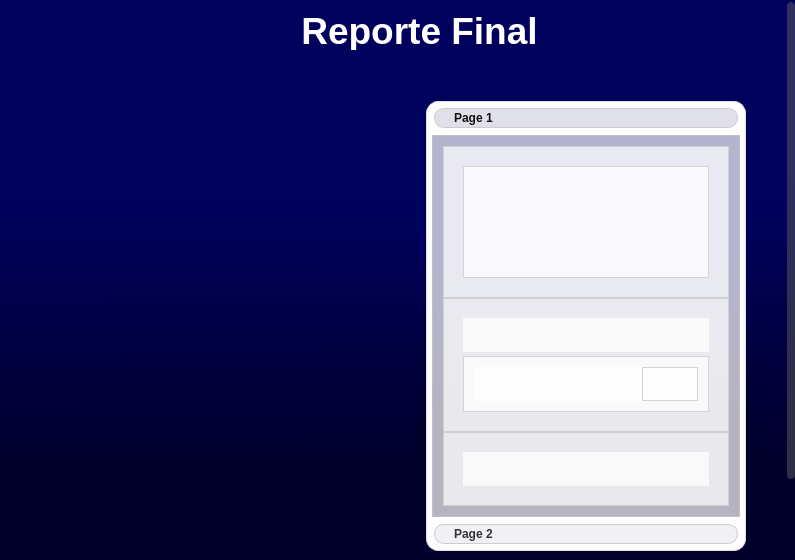
<?xml version="1.0" encoding="UTF-8"?>
<ui version="4.0">
 <class>formGraficoRT</class>
 <widget class="QWidget" name="formGraficoRT">
  <property name="geometry">
   <rect>
    <x>0</x>
    <y>0</y>
    <width>795</width>
    <height>560</height>
   </rect>
  </property>
  <property name="windowTitle">
   <string>Form</string>
  </property>
  <property name="styleSheet">
   <string notr="true">QWidget{
background-color: qlineargradient(spread:pad, x1:0.488, y1:0, x2:0.495, y2:1, stop:0.306818 rgba(0, 0, 93, 255), stop:0.710227 rgba(0, 0, 45, 255))
}

QFrame{
	background-color: transparent
}

QScrollArea {
    border: none;
    background: transparent; /* Opcional */
}


   QScrollBar:vertical {
        background: transparent;
        width: 8px;
        margin: 2px 0 2px 0;
    }

    QScrollBar::handle:vertical {
        background-color: rgba(100, 100, 100, 120);  /* color gris suave */
        min-height: 25px;
        border-radius: 4px;
    }

    QScrollBar::handle:vertical:hover {
        background-color: rgba(80, 80, 80, 160);  /* más oscuro al pasar el mouse */
    }

    QScrollBar::add-line:vertical, QScrollBar::sub-line:vertical {
        height: 0px;
        background: none;
    }

    QScrollBar::add-page:vertical, QScrollBar::sub-page:vertical {
        background: none;
    }

    QScrollBar:horizontal {
        background: transparent;
        height: 8px;
        margin: 0 2px 0 2px;
    }

    QScrollBar::handle:horizontal {
        background-color: rgba(100, 100, 100, 120);
        min-width: 25px;
        border-radius: 4px;
    }

    QScrollBar::handle:horizontal:hover {
        background-color: rgba(80, 80, 80, 160);
    }

    QScrollBar::add-line:horizontal, QScrollBar::sub-line:horizontal {
        width: 0px;
        background: none;
    }

    QScrollBar::add-page:horizontal, QScrollBar::sub-page:horizontal {
        background: none;
    }</string>
  </property>
  <layout class="QVBoxLayout" name="verticalLayout">
   <property name="spacing">
    <number>0</number>
   </property>
   <property name="leftMargin">
    <number>0</number>
   </property>
   <property name="topMargin">
    <number>0</number>
   </property>
   <property name="rightMargin">
    <number>0</number>
   </property>
   <property name="bottomMargin">
    <number>0</number>
   </property>
   <item>
    <widget class="QScrollArea" name="scrollArea">
     <property name="widgetResizable">
      <bool>true</bool>
     </property>
     <widget class="QWidget" name="scrollAreaWidgetContents">
      <property name="geometry">
       <rect>
        <x>0</x>
        <y>0</y>
        <width>787</width>
        <height>652</height>
       </rect>
      </property>
      <layout class="QVBoxLayout" name="verticalLayout_2" stretch="1,9,1">
       <property name="spacing">
        <number>0</number>
       </property>
       <property name="leftMargin">
        <number>0</number>
       </property>
       <property name="topMargin">
        <number>0</number>
       </property>
       <property name="rightMargin">
        <number>0</number>
       </property>
       <property name="bottomMargin">
        <number>0</number>
       </property>
       <item>
        <widget class="QFrame" name="frameTop">
         <property name="minimumSize">
          <size>
           <width>0</width>
           <height>60</height>
          </size>
         </property>
         <property name="frameShape">
          <enum>QFrame::StyledPanel</enum>
         </property>
         <property name="frameShadow">
          <enum>QFrame::Raised</enum>
         </property>
         <layout class="QHBoxLayout" name="horizontalLayout_2">
          <item>
           <widget class="QPushButton" name="botonAtras">
            <property name="minimumSize">
             <size>
              <width>45</width>
              <height>45</height>
             </size>
            </property>
            <property name="maximumSize">
             <size>
              <width>45</width>
              <height>45</height>
             </size>
            </property>
            <property name="styleSheet">
             <string notr="true">QPushButton {
    background-color: #000000ff;
	border-radius: 20px;
}
QPushButton:hover {
    background-color:  rgba(255, 255, 255, 0.4);
	border-radius: 20px;
}
QPushButton:pressed {
    background-color: white;
	border-radius: 20px;
}</string>
            </property>
            <property name="text">
             <string/>
            </property>
            <property name="icon">
             <iconset>
              <normaloff>graficas/iconos/angulo-izquierdo.png</normaloff>graficas/iconos/angulo-izquierdo.png</iconset>
            </property>
            <property name="iconSize">
             <size>
              <width>30</width>
              <height>30</height>
             </size>
            </property>
           </widget>
          </item>
          <item>
           <spacer name="horizontalSpacer">
            <property name="orientation">
             <enum>Qt::Horizontal</enum>
            </property>
            <property name="sizeHint" stdset="0">
             <size>
              <width>258</width>
              <height>20</height>
             </size>
            </property>
           </spacer>
          </item>
          <item>
           <widget class="QLabel" name="label">
            <property name="text">
             <string>&lt;html&gt;&lt;head/&gt;&lt;body&gt;&lt;p align=&quot;center&quot;&gt;&lt;span style=&quot; font-size:28pt; font-weight:700; color:#ffffff;&quot;&gt;Reporte Final&lt;/span&gt;&lt;/p&gt;&lt;/body&gt;&lt;/html&gt;</string>
            </property>
           </widget>
          </item>
          <item>
           <spacer name="horizontalSpacer_2">
            <property name="orientation">
             <enum>Qt::Horizontal</enum>
            </property>
            <property name="sizeHint" stdset="0">
             <size>
              <width>257</width>
              <height>20</height>
             </size>
            </property>
           </spacer>
          </item>
         </layout>
        </widget>
       </item>
       <item>
        <widget class="QFrame" name="frameMedium">
         <property name="frameShape">
          <enum>QFrame::StyledPanel</enum>
         </property>
         <property name="frameShadow">
          <enum>QFrame::Raised</enum>
         </property>
         <layout class="QHBoxLayout" name="horizontalLayout" stretch="1,1">
          <property name="spacing">
           <number>0</number>
          </property>
          <property name="leftMargin">
           <number>0</number>
          </property>
          <property name="topMargin">
           <number>0</number>
          </property>
          <property name="rightMargin">
           <number>0</number>
          </property>
          <property name="bottomMargin">
           <number>0</number>
          </property>
          <item>
           <widget class="QFrame" name="frameGrafica">
            <property name="frameShape">
             <enum>QFrame::StyledPanel</enum>
            </property>
            <property name="frameShadow">
             <enum>QFrame::Raised</enum>
            </property>
            <layout class="QVBoxLayout" name="verticalLayout_8">
             <property name="spacing">
              <number>20</number>
             </property>
             <property name="leftMargin">
              <number>20</number>
             </property>
             <property name="topMargin">
              <number>20</number>
             </property>
             <property name="rightMargin">
              <number>20</number>
             </property>
             <property name="bottomMargin">
              <number>20</number>
             </property>
             <item>
              <widget class="QLabel" name="grafica">
               <property name="text">
                <string/>
               </property>
              </widget>
             </item>
            </layout>
           </widget>
          </item>
          <item>
           <widget class="QFrame" name="frame_2">
            <property name="minimumSize">
             <size>
              <width>400</width>
              <height>0</height>
             </size>
            </property>
            <property name="styleSheet">
             <string notr="true">QStackedWidget {
    background-color: trasparent; /* Totalmente transparente */
}
</string>
            </property>
            <property name="frameShape">
             <enum>QFrame::StyledPanel</enum>
            </property>
            <property name="frameShadow">
             <enum>QFrame::Raised</enum>
            </property>
            <layout class="QVBoxLayout" name="verticalLayout_3">
             <property name="spacing">
              <number>30</number>
             </property>
             <property name="leftMargin">
              <number>30</number>
             </property>
             <property name="topMargin">
              <number>30</number>
             </property>
             <property name="rightMargin">
              <number>30</number>
             </property>
             <property name="bottomMargin">
              <number>30</number>
             </property>
             <item>
              <widget class="QStackedWidget" name="stackedWidget">
               <property name="styleSheet">
                <string notr="true">QFrame {
    background-color: transparent; /* Totalmente transparente */
}
QStackedWidget {
    background-color: transparent; /* Totalmente transparente */
}
</string>
               </property>
               <property name="currentIndex">
                <number>1</number>
               </property>
               <widget class="QWidget" name="pageRT">
                <property name="styleSheet">
                 <string notr="true"/>
                </property>
                <layout class="QVBoxLayout" name="verticalLayout_9">
                 <item>
                  <widget class="QFrame" name="infoRT">
                   <property name="styleSheet">
                    <string notr="true">QFrame {
    background-color: rgba(255, 255, 255, 180);
    border-radius: 12px;
    border: 10px solid white;
    padding: 10px;
}
</string>
                   </property>
                   <property name="frameShape">
                    <enum>QFrame::StyledPanel</enum>
                   </property>
                   <property name="frameShadow">
                    <enum>QFrame::Raised</enum>
                   </property>
                  </widget>
                 </item>
                </layout>
               </widget>
               <widget class="QWidget" name="pageCombinada_2">
                <layout class="QVBoxLayout" name="verticalLayout_5">
                 <item>
                  <widget class="QToolBox" name="tollboxCombinada">
                   <property name="minimumSize">
                    <size>
                     <width>0</width>
                     <height>450</height>
                    </size>
                   </property>
                   <property name="styleSheet">
                    <string notr="true">QToolBox {
    background: #fefefe; /* Fondo tipo tarjeta */
    border: 1px solid #ddd;
    border-radius: 12px;
    padding: 5px;
    font: 12pt &quot;Segoe UI&quot;;
    color: #333;
}

QToolBox::tab {
    background: #f0f0f5;
    border: 1px solid #ccc;
    border-radius: 10px;
    padding: 1px 15px;
    margin: 1px 2px;
    font-weight: 500;
    color: #333;
}

QToolBox::tab:selected {
    background: #e0e0e8;
    font-weight: bold;
    color: #111;
}

QToolBox::tab:hover {
    background: #eaeaf0;
}
</string>
                   </property>
                   <property name="currentIndex">
                    <number>0</number>
                   </property>
                   <widget class="QWidget" name="pageRT_2">
                    <property name="geometry">
                     <rect>
                      <x>0</x>
                      <y>0</y>
                      <width>308</width>
                      <height>368</height>
                     </rect>
                    </property>
                    <attribute name="label">
                     <string>Page 1</string>
                    </attribute>
                    <layout class="QVBoxLayout" name="verticalLayout_6">
                     <property name="spacing">
                      <number>0</number>
                     </property>
                     <property name="leftMargin">
                      <number>0</number>
                     </property>
                     <property name="topMargin">
                      <number>0</number>
                     </property>
                     <property name="rightMargin">
                      <number>0</number>
                     </property>
                     <property name="bottomMargin">
                      <number>0</number>
                     </property>
                     <item>
                      <widget class="QScrollArea" name="scrollArea_2">
                       <property name="widgetResizable">
                        <bool>true</bool>
                       </property>
                       <widget class="QWidget" name="scrollAreaWidgetContents_2">
                        <property name="geometry">
                         <rect>
                          <x>0</x>
                          <y>0</y>
                          <width>308</width>
                          <height>368</height>
                         </rect>
                        </property>
                        <layout class="QVBoxLayout" name="verticalLayout_7">
                         <property name="spacing">
                          <number>0</number>
                         </property>
                         <property name="leftMargin">
                          <number>0</number>
                         </property>
                         <property name="topMargin">
                          <number>0</number>
                         </property>
                         <property name="rightMargin">
                          <number>0</number>
                         </property>
                         <property name="bottomMargin">
                          <number>0</number>
                         </property>
                         <item>
                          <widget class="QFrame" name="contenidoTR">
                           <property name="styleSheet">
                            <string notr="true">QFrame {
    background-color: rgba(255, 255, 255, 180); /* Fondo blanco con transparencia */
    padding: 10px;
}
</string>
                           </property>
                           <property name="frameShape">
                            <enum>QFrame::StyledPanel</enum>
                           </property>
                           <property name="frameShadow">
                            <enum>QFrame::Raised</enum>
                           </property>
                           <layout class="QVBoxLayout" name="verticalLayout_10">
                            <property name="spacing">
                             <number>0</number>
                            </property>
                            <property name="leftMargin">
                             <number>0</number>
                            </property>
                            <property name="topMargin">
                             <number>0</number>
                            </property>
                            <property name="rightMargin">
                             <number>0</number>
                            </property>
                            <property name="bottomMargin">
                             <number>0</number>
                            </property>
                            <item>
                             <widget class="QFrame" name="frame">
                              <property name="styleSheet">
                               <string notr="true">QFrame {
    background-color: rgba(255, 255, 255, 180); /* Fondo blanco con transparencia */
    padding: 10px;
}
</string>
                              </property>
                              <property name="frameShape">
                               <enum>QFrame::StyledPanel</enum>
                              </property>
                              <property name="frameShadow">
                               <enum>QFrame::Raised</enum>
                              </property>
                              <layout class="QVBoxLayout" name="verticalLayout_11">
                               <item>
                                <widget class="QTableWidget" name="tableRT"/>
                               </item>
                              </layout>
                             </widget>
                            </item>
                            <item>
                             <widget class="QFrame" name="frame_3">
                              <property name="frameShape">
                               <enum>QFrame::StyledPanel</enum>
                              </property>
                              <property name="frameShadow">
                               <enum>QFrame::Raised</enum>
                              </property>
                              <layout class="QVBoxLayout" name="verticalLayout_12">
                               <property name="spacing">
                                <number>4</number>
                               </property>
                               <item>
                                <widget class="QLabel" name="labelResumeSabine">
                                 <property name="text">
                                  <string/>
                                 </property>
                                </widget>
                               </item>
                               <item>
                                <widget class="QFrame" name="frameIndicador">
                                 <property name="styleSheet">
                                  <string notr="true"/>
                                 </property>
                                 <property name="frameShape">
                                  <enum>QFrame::StyledPanel</enum>
                                 </property>
                                 <property name="frameShadow">
                                  <enum>QFrame::Raised</enum>
                                 </property>
                                 <layout class="QHBoxLayout" name="horizontalLayout_4" stretch="3,1">
                                  <property name="spacing">
                                   <number>0</number>
                                  </property>
                                  <property name="leftMargin">
                                   <number>0</number>
                                  </property>
                                  <property name="topMargin">
                                   <number>0</number>
                                  </property>
                                  <property name="rightMargin">
                                   <number>0</number>
                                  </property>
                                  <property name="bottomMargin">
                                   <number>0</number>
                                  </property>
                                  <item>
                                   <widget class="QLabel" name="labelIndicador">
                                    <property name="text">
                                     <string/>
                                    </property>
                                   </widget>
                                  </item>
                                  <item>
                                   <widget class="QFrame" name="indicador">
                                    <property name="frameShape">
                                     <enum>QFrame::StyledPanel</enum>
                                    </property>
                                    <property name="frameShadow">
                                     <enum>QFrame::Raised</enum>
                                    </property>
                                   </widget>
                                  </item>
                                 </layout>
                                </widget>
                               </item>
                              </layout>
                             </widget>
                            </item>
                            <item>
                             <widget class="QFrame" name="frame_4">
                              <property name="frameShape">
                               <enum>QFrame::StyledPanel</enum>
                              </property>
                              <property name="frameShadow">
                               <enum>QFrame::Raised</enum>
                              </property>
                              <layout class="QVBoxLayout" name="verticalLayout_13">
                               <item>
                                <widget class="QLabel" name="labelConclusion">
                                 <property name="text">
                                  <string/>
                                 </property>
                                </widget>
                               </item>
                              </layout>
                             </widget>
                            </item>
                           </layout>
                          </widget>
                         </item>
                        </layout>
                       </widget>
                      </widget>
                     </item>
                    </layout>
                   </widget>
                   <widget class="QWidget" name="pageAlcons">
                    <property name="geometry">
                     <rect>
                      <x>0</x>
                      <y>0</y>
                      <width>92</width>
                      <height>158</height>
                     </rect>
                    </property>
                    <property name="font">
                     <font>
                      <kerning>true</kerning>
                     </font>
                    </property>
                    <attribute name="label">
                     <string>Page 2</string>
                    </attribute>
                    <layout class="QVBoxLayout" name="verticalLayout_4">
                     <property name="spacing">
                      <number>0</number>
                     </property>
                     <property name="leftMargin">
                      <number>0</number>
                     </property>
                     <property name="topMargin">
                      <number>0</number>
                     </property>
                     <property name="rightMargin">
                      <number>0</number>
                     </property>
                     <property name="bottomMargin">
                      <number>0</number>
                     </property>
                     <item>
                      <widget class="QFrame" name="infoAlcons">
                       <property name="styleSheet">
                        <string notr="true">QFrame {
    background-color: rgba(255, 255, 255, 180); /* Fondo blanco con transparencia */
    padding: 10px;
}
</string>
                       </property>
                       <property name="frameShape">
                        <enum>QFrame::StyledPanel</enum>
                       </property>
                       <property name="frameShadow">
                        <enum>QFrame::Raised</enum>
                       </property>
                       <layout class="QVBoxLayout" name="verticalLayout_14">
                        <property name="spacing">
                         <number>0</number>
                        </property>
                        <property name="leftMargin">
                         <number>0</number>
                        </property>
                        <property name="topMargin">
                         <number>0</number>
                        </property>
                        <property name="rightMargin">
                         <number>0</number>
                        </property>
                        <property name="bottomMargin">
                         <number>0</number>
                        </property>
                        <item>
                         <widget class="QFrame" name="frame_5">
                          <property name="frameShape">
                           <enum>QFrame::StyledPanel</enum>
                          </property>
                          <property name="frameShadow">
                           <enum>QFrame::Raised</enum>
                          </property>
                          <layout class="QVBoxLayout" name="verticalLayout_15" stretch="1,2,1,5,1">
                           <item>
                            <spacer name="verticalSpacer">
                             <property name="orientation">
                              <enum>Qt::Vertical</enum>
                             </property>
                             <property name="sizeHint" stdset="0">
                              <size>
                               <width>20</width>
                               <height>25</height>
                              </size>
                             </property>
                            </spacer>
                           </item>
                           <item>
                            <widget class="QLabel" name="labelAlcons">
                             <property name="text">
                              <string/>
                             </property>
                            </widget>
                           </item>
                           <item>
                            <spacer name="verticalSpacer_2">
                             <property name="orientation">
                              <enum>Qt::Vertical</enum>
                             </property>
                             <property name="sizeHint" stdset="0">
                              <size>
                               <width>20</width>
                               <height>25</height>
                              </size>
                             </property>
                            </spacer>
                           </item>
                           <item>
                            <widget class="QLabel" name="labelEvaluacion">
                             <property name="text">
                              <string/>
                             </property>
                            </widget>
                           </item>
                           <item>
                            <spacer name="verticalSpacer_3">
                             <property name="orientation">
                              <enum>Qt::Vertical</enum>
                             </property>
                             <property name="sizeHint" stdset="0">
                              <size>
                               <width>20</width>
                               <height>25</height>
                              </size>
                             </property>
                            </spacer>
                           </item>
                          </layout>
                         </widget>
                        </item>
                       </layout>
                      </widget>
                     </item>
                    </layout>
                   </widget>
                  </widget>
                 </item>
                </layout>
               </widget>
              </widget>
             </item>
            </layout>
           </widget>
          </item>
         </layout>
        </widget>
       </item>
       <item>
        <widget class="QFrame" name="frameBottom">
         <property name="minimumSize">
          <size>
           <width>0</width>
           <height>60</height>
          </size>
         </property>
         <property name="styleSheet">
          <string notr="true">QPushButton {
    background-color: rgba(255, 255, 255, 0.2);
    border: 2px solid white;
    color: white;
    font-weight: bold;
	font-size: 13px;
    border-radius: 13px;
    padding: 10px;
}
QPushButton:hover {
    background-color: rgba(255, 255, 255, 0.4);
}
QPushButton:pressed {
    background-color: white;
}</string>
         </property>
         <property name="frameShape">
          <enum>QFrame::StyledPanel</enum>
         </property>
         <property name="frameShadow">
          <enum>QFrame::Raised</enum>
         </property>
         <layout class="QHBoxLayout" name="horizontalLayout_3">
          <item>
           <spacer name="horizontalSpacer_3">
            <property name="orientation">
             <enum>Qt::Horizontal</enum>
            </property>
            <property name="sizeHint" stdset="0">
             <size>
              <width>512</width>
              <height>20</height>
             </size>
            </property>
           </spacer>
          </item>
          <item>
           <widget class="QPushButton" name="botonGoHome">
            <property name="text">
             <string>Ir al Inicio</string>
            </property>
           </widget>
          </item>
          <item>
           <widget class="QPushButton" name="botonGuardarPDF">
            <property name="text">
             <string>Guardar Reporte PDF</string>
            </property>
           </widget>
          </item>
         </layout>
        </widget>
       </item>
      </layout>
     </widget>
    </widget>
   </item>
  </layout>
 </widget>
 <resources/>
 <connections/>
</ui>
